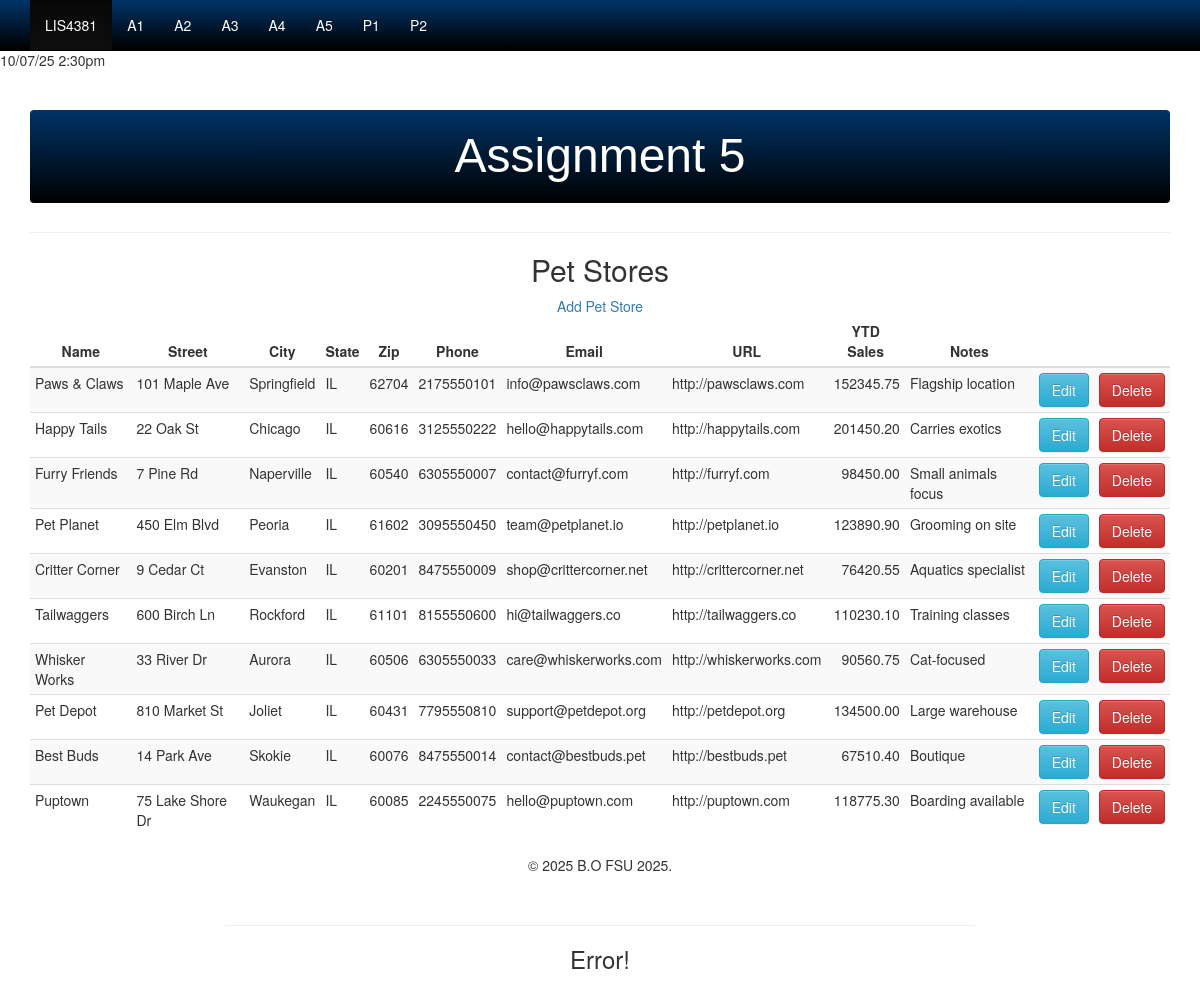
Screenshot of /a5/global/error.php with the database file from the repository.
### tables this page shows
CREATE TABLE IF NOT EXISTS petstore (
    pst_id SMALLINT PRIMARY KEY AUTO_INCREMENT NOT NULL,
    pst_name VARCHAR(30) NOT NULL,
    pst_street VARCHAR(30) NOT NULL,
    pst_city VARCHAR(30) NOT NULL,
    pst_state CHAR(2) NOT NULL,
    pst_zip INT(9) NOT NULL,
    pst_phone BIGINT NOT NULL,
    pst_email VARCHAR(100)NOT NULL,
    pst_url VARCHAR(100) NOT NULL,
    pst_ytd_sales DECIMAL(10,2) NOT NULL,
    pst_notes VARCHAR(255)
);

### a5/index.php (the view, shortened to what this page needs)
<?php
require_once "../global/connection.php";
$query = "SELECT * FROM petstore ORDER BY pst_id";
$statement= $db->prepare($query);
$statement->execute();
?>
<!DOCTYPE html>
<html lang="en">
<head>
		<?php include_once("../css/include_css.php"); ?>
</head>
<body>
	<?php include_once("../global/nav.php"); ?>
	<div class="container-fluid">
		 <div class="starter-template">
						<div class="page-header">
							<?php include_once("global/header.php"); ?>
						</div>
						<h2>Pet Stores</h2>
<a href="add_petstore.php">Add Pet Store</a>
<br />
 <div class="table-responsive">
	 <table id="myTable" class="table table-striped table-condensed" >
		  <thead>
			<tr>
				<th class="text-center">Name</th>
				<th class="text-center">Street</th>
				<th class="text-center">City</th>
				<th class="text-center">State</th>
				<th class="text-center">Zip</th>
				<th class="text-center">Phone</th>
				<th class="text-center">Email</th>
				<th class="text-center">URL</th>
				<th class="text-center">YTD Sales</th>
				<th class="text-center">Notes</th>
				<th class="text-center">&nbsp</th>
				<th class="text-center">&nbsp</th>
			</tr>
		  </thead>
		  <?php
		  $result = $statement->fetch();
		  while ($result != null)
		  {
			?>
			<tr class = "text-left">
				<td><?php echo htmlspecialchars($result['pst_name']); ?></td>
				<td><?php echo htmlspecialchars($result['pst_street']); ?></td>
				<td><?php echo htmlspecialchars($result['pst_city']); ?></td>
				<td><?php echo htmlspecialchars($result['pst_state']); ?></td>
				<td><?php echo htmlspecialchars($result['pst_zip']); ?></td>
				<td><?php echo htmlspecialchars($result['pst_phone']); ?></td>
				<td><?php echo htmlspecialchars($result['pst_email']); ?></td>
				<td><?php echo htmlspecialchars($result['pst_url']); ?></td>
				<td class="text-right"><?php echo htmlspecialchars($result['pst_ytd_sales']); ?></td>
				<td><?php echo htmlspecialchars($result['pst_notes']); ?></td>
				<td>
					<form action="edit_petstore.php" method="post" id="edit_petstore">
						<button type="submit" class="btn btn-info">Edit</button>
					</form>
				</td>
				<td>
					<form
					  onsubmit="return confirm('Do you really want to delete record?');"
					  action="delete_petstore.php" method="post" id="delete_petstore">
					<button type="submit" class="btn btn-danger">Delete</button>
					</form>
				</td>
			</tr>
		  <?php
			$result = $statement->fetch();
		  }
		  ?>
	 </table>
 </div>
				<?php include_once "global/footer.php"; ?>
			</div>
  </div>
</body>
</html>

### css/starter-template.css (style rules this page uses)
body { padding-top: 50px; }
.starter-template { padding: 0px 15px; text-align: center; }

### rows the page displays
petstore: pst_name "Paws & Claws", pst_street "101 Maple Ave", pst_city "Springfield", pst_state "IL", pst_zip "62704", pst_phone "2175550101", pst_email "info@pawsclaws.com", pst_url "http://pawsclaws.com", pst_ytd_sales "152345.75", pst_notes "Flagship location"
petstore: pst_name "Happy Tails", pst_street "22 Oak St", pst_city "Chicago", pst_state "IL", pst_zip "60616", pst_phone "3125550222", pst_email "hello@happytails.com", pst_url "http://happytails.com", pst_ytd_sales "201450.20", pst_notes "Carries exotics"
petstore: pst_name "Furry Friends", pst_street "7 Pine Rd", pst_city "Naperville", pst_state "IL", pst_zip "60540", pst_phone "6305550007", pst_email "contact@furryf.com", pst_url "http://furryf.com", pst_ytd_sales "98450.00", pst_notes "Small animals focus"
petstore: pst_name "Pet Planet", pst_street "450 Elm Blvd", pst_city "Peoria", pst_state "IL", pst_zip "61602", pst_phone "3095550450", pst_email "team@petplanet.io", pst_url "http://petplanet.io", pst_ytd_sales "123890.90", pst_notes "Grooming on site"
petstore: pst_name "Critter Corner", pst_street "9 Cedar Ct", pst_city "Evanston", pst_state "IL", pst_zip "60201", pst_phone "8475550009", pst_email "shop@crittercorner.net", pst_url "http://crittercorner.net", pst_ytd_sales "76420.55", pst_notes "Aquatics specialist"
petstore: pst_name "Tailwaggers", pst_street "600 Birch Ln", pst_city "Rockford", pst_state "IL", pst_zip "61101", pst_phone "8155550600", pst_email "hi@tailwaggers.co", pst_url "http://tailwaggers.co", pst_ytd_sales "110230.10", pst_notes "Training classes"
petstore: pst_name "Whisker Works", pst_street "33 River Dr", pst_city "Aurora", pst_state "IL", pst_zip "60506", pst_phone "6305550033", pst_email "care@whiskerworks.com", pst_url "http://whiskerworks.com", pst_ytd_sales "90560.75", pst_notes "Cat-focused"
petstore: pst_name "Pet Depot", pst_street "810 Market St", pst_city "Joliet", pst_state "IL", pst_zip "60431", pst_phone "7795550810", pst_email "support@petdepot.org", pst_url "http://petdepot.org", pst_ytd_sales "134500.00", pst_notes "Large warehouse"
petstore: pst_name "Best Buds", pst_street "14 Park Ave", pst_city "Skokie", pst_state "IL", pst_zip "60076", pst_phone "8475550014", pst_email "contact@bestbuds.pet", pst_url "http://bestbuds.pet", pst_ytd_sales "67510.40", pst_notes "Boutique"
petstore: pst_name "Puptown", pst_street "75 Lake Shore Dr", pst_city "Waukegan", pst_state "IL", pst_zip "60085", pst_phone "2245550075", pst_email "hello@puptown.com", pst_url "http://puptown.com", pst_ytd_sales "118775.30", pst_notes "Boarding available"
